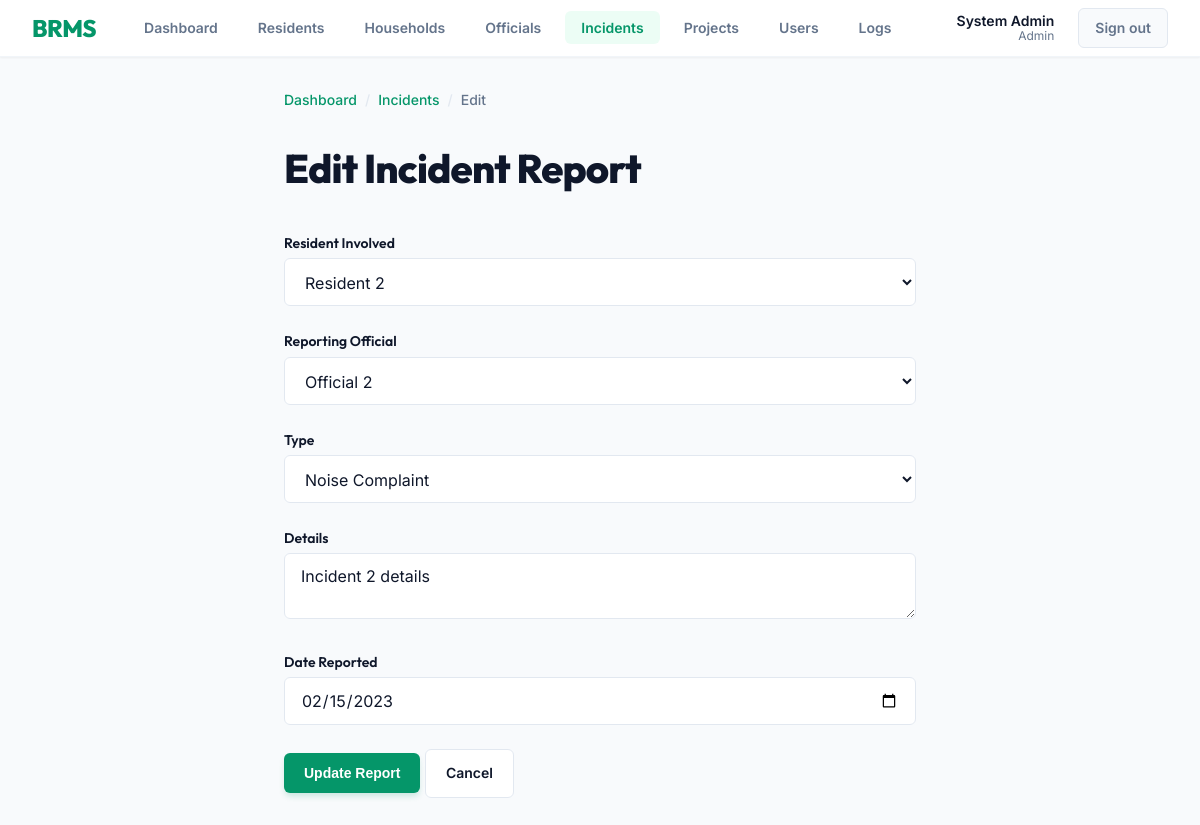
The page /incidents/edit.php?id=2 (signed in) on the database its author committed.
### tables this page shows
CREATE TABLE `tbl_incident_reports` (
  `report_id` int(11) NOT NULL,
  `resident_id` int(11) DEFAULT NULL,
  `official_id` int(11) DEFAULT NULL,
  `incident_type` varchar(100) DEFAULT NULL,
  `incident_details` text DEFAULT NULL,
  `date_reported` date DEFAULT NULL
);

CREATE TABLE `tbl_residents` (
  `resident_id` int(11) NOT NULL,
  `resident_name` varchar(100) DEFAULT NULL,
  `date_of_birth` date DEFAULT NULL,
  `gender` varchar(20) DEFAULT NULL,
  `contact_information` varchar(100) DEFAULT NULL,
  `address` varchar(255) DEFAULT NULL,
  `user_id` int(11) DEFAULT NULL
);

CREATE TABLE `tbl_officials` (
  `official_id` int(11) NOT NULL,
  `official_name` varchar(100) DEFAULT NULL,
  `position` varchar(100) DEFAULT NULL,
  `contact_information` varchar(100) DEFAULT NULL
);

### incidents/edit.php (the view, shortened to what this page needs)
<?php
include '../db.php';
$id = $_GET['id'];
$query = "SELECT * FROM tbl_incident_reports WHERE report_id = $id";
$result = mysqli_query($conn, $query);
$incident = mysqli_fetch_assoc($result);
$res_query = "SELECT resident_id, resident_name FROM tbl_residents";
$res_result = mysqli_query($conn, $res_query);
$off_query = "SELECT official_id, official_name FROM tbl_officials";
$off_result = mysqli_query($conn, $off_query);
?>
<!DOCTYPE html>
<html lang="en">
<head>
    <link rel="stylesheet" href="../style.css">
</head>
<body>
    <?php include '../navbar.php'; ?>
    <div class="page-shell page-shell--narrow page-content">
        <div class="breadcrumb-bar">
            <a href="../index.php">Dashboard</a>
            <span class="sep">/</span>
            <a href="index.php">Incidents</a>
            <span class="sep">/</span>
            <span>Edit</span>
        </div>
        <div class="page-header">
            <h1>Edit Incident Report</h1>
        </div>
        <form method="POST" id="edit-incident-form">
            <div class="form-group">
                <label class="form-label" for="resident_id">Resident Involved</label>
                <select id="resident_id" name="resident_id" class="form-select" style="width:100%" required>
                    <?php while($row = mysqli_fetch_assoc($res_result)): ?>
                        <option value="<?php echo $row['resident_id']; ?>" <?php if($incident['resident_id'] == $row['resident_id']) echo 'selected'; ?>><?php echo $row['resident_name']; ?></option>
                    <?php endwhile; ?>
                </select>
            </div>
            <div class="form-group">
                <label class="form-label" for="official_id">Reporting Official</label>
                <select id="official_id" name="official_id" class="form-select" style="width:100%" required>
                    <?php while($row = mysqli_fetch_assoc($off_result)): ?>
                        <option value="<?php echo $row['official_id']; ?>" <?php if($incident['official_id'] == $row['official_id']) echo 'selected'; ?>><?php echo $row['official_name']; ?></option>
                    <?php endwhile; ?>
                </select>
            </div>
            <div class="form-group">
                <label class="form-label" for="incident_type">Type</label>
                <select id="incident_type" name="incident_type" class="form-select" style="width:100%" required>
                    <option value="Noise Complaint" <?php if($incident['incident_type']=='Noise Complaint') echo 'selected'; ?>>Noise Complaint</option>
                </select>
            </div>
            <div class="form-group">
                <label class="form-label" for="incident_details">Details</label>
                <textarea id="incident_details" name="incident_details" class="form-control" style="width:100%" required><?php echo $incident['incident_details']; ?></textarea>
            </div>
            <div class="form-group">
                <label class="form-label" for="date_reported">Date Reported</label>
                <input type="date" id="date_reported" name="date_reported" class="form-control" style="width:100%" value="<?php echo $incident['date_reported']; ?>" required>
            </div>
            <div class="form-actions">
                <button type="submit" class="btn-accent" id="update-incident-btn">Update Report</button>
                <a href="index.php" class="btn-secondary">Cancel</a>
            </div>
        </form>
    </div>
</body>
</html>

### style.css (style rules this page uses)
:root { --color-primary: #059669; --color-primary-hover:#047857; --color-primary-light:#ecfdf5; --color-accent: #f59e0b; --color-accent-hover: #d97706; --color-accent-light: #fffbeb; --color-surface: #f8fafc; --color-surface-alt: #ffffff; --color-text: #0f172a; --color-text-muted: #64748b; --color-border: #e2e8f0; --color-border-light: #f1f5f9; --color-danger: #ef4444; --color-danger-soft: #fef2f2; --color-warning: #eab308; --color-warning-soft: #fefce8; --color-success: #10b981; --color-success-soft: #ecfdf5; --color-info: #3b82f6; --color-info-soft: #eff6ff; --space-xs: 0.25rem; --space-sm: 0.5rem; --space-md: 1rem; --space-lg: 1.5rem; --space-xl: 2rem; --space-2xl: 3rem; --space-3xl: 4rem; --font-heading: 'Outfit', system-ui, sans-serif; --font-body: 'Inter', system-ui, sans-serif; --text-xs: 0.75rem; --text-sm: 0.875rem; --text-base: 1rem; --text-md: 1.125rem; --text-lg: 1.5rem; --text-xl: 2rem; --text-2xl: 2.5rem; --radius-sm: 6px; --radius-md: 12px; --radius-lg: 16px; --radius-xl: 24px; --shadow-sm: 0 1px 2px 0 rgb(0 0 0 / 0.05); --shadow-md: 0 4px 6px -1px rgb(0 0 0 / 0.1), 0 2px 4px -2px rgb(0 0 0 / 0.1); --shadow-lg: 0 10px 15px -3px rgb(0 0 0 / 0.1), 0 4px 6px -4px rgb(0 0 0 / 0.1); --ease-out: cubic-bezier(0.16, 1, 0.3, 1); --duration: 200ms; }
*, *::before, *::after { box-sizing: border-box; }
body { font-family: var(--font-body); font-size: var(--text-base); color: var(--color-text); background-color: var(--color-surface); line-height: 1.6; -webkit-font-smoothing: antialiased; margin: 0; padding: 0; }
h1, h2, h3, h4, h5, h6 { font-family: var(--font-heading); color: var(--color-text); margin-top: 0; }
.page-shell { max-width: 1200px; margin: 0 auto; padding: var(--space-xl) var(--space-lg); }
.page-shell--narrow { max-width: 680px; }
.page-header { display: flex; align-items: center; justify-content: space-between; margin-bottom: var(--space-xl); gap: var(--space-md); }
.page-header h1 { font-size: var(--text-2xl); font-weight: 800; margin: 0; letter-spacing: -0.02em; color: var(--color-text); }
.btn-accent { display: inline-flex; align-items: center; gap: var(--space-xs); background-color: var(--color-primary); color: white; border: none; padding: 0.75rem 1.25rem; border-radius: var(--radius-sm); font-size: var(--text-sm); font-weight: 600; cursor: pointer; text-decoration: none; transition: all var(--duration) var(--ease-out); box-shadow: 0 4px 6px -1px rgb(5 150 105 / 0.2); }
.btn-secondary { display: inline-flex; align-items: center; gap: var(--space-xs); background-color: var(--color-surface-alt); color: var(--color-text); border: 1px solid var(--color-border); padding: 0.75rem 1.25rem; border-radius: var(--radius-sm); font-size: var(--text-sm); font-weight: 600; cursor: pointer; text-decoration: none; transition: all var(--duration) var(--ease-out); }
.form-group { margin-bottom: var(--space-lg); }
.form-label { display: block; font-family: var(--font-heading); font-weight: 600; font-size: var(--text-sm); color: var(--color-text); margin-bottom: var(--space-xs); }
.form-control, .form-select { width: 100%; font-family: var(--font-body); font-size: var(--text-base); padding: 0.75rem 1rem; border: 1px solid var(--color-border); border-radius: var(--radius-sm); background-color: var(--color-surface-alt); color: var(--color-text); transition: all var(--duration) var(--ease-out); }
.breadcrumb-bar { display: flex; align-items: center; gap: var(--space-sm); font-size: var(--text-sm); font-weight: 500; color: var(--color-text-muted); margin-bottom: var(--space-lg); }
.breadcrumb-bar a { color: var(--color-primary); text-decoration: none; }
.breadcrumb-bar .sep { color: var(--color-border); }
.page-content { animation: fadeSlideUp 400ms var(--ease-out) both; }

### rows shown on the page
tbl_incident_reports: resident_id "Resident 2", official_id "Official 2", incident_type "Noise Complaint", incident_details "Incident 2 details", date_reported "02/15/2023"

### other values the page prints
$_SESSION['full_name'] "System Admin"
$_SESSION['role'] "Admin"
